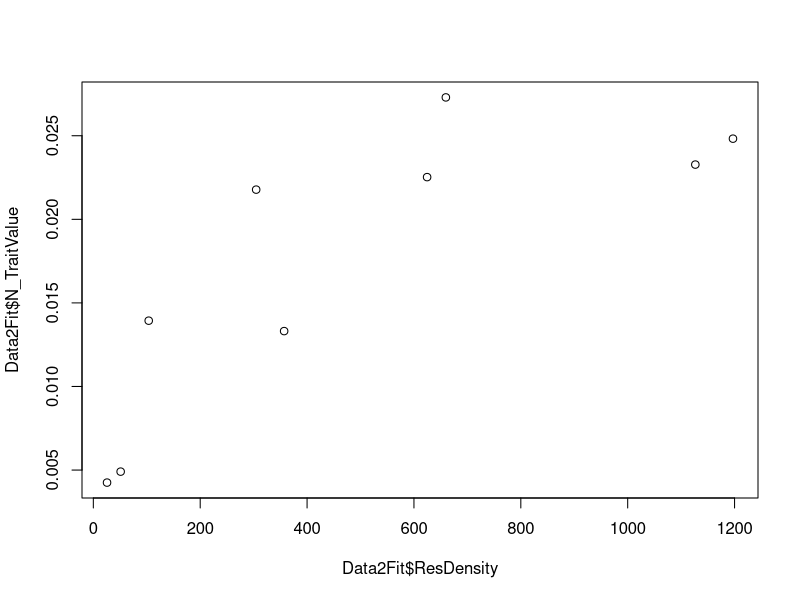
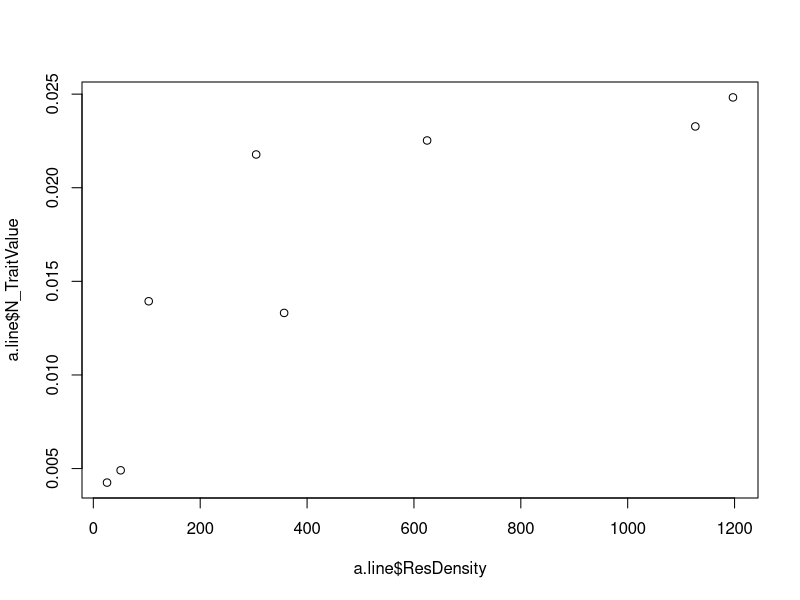
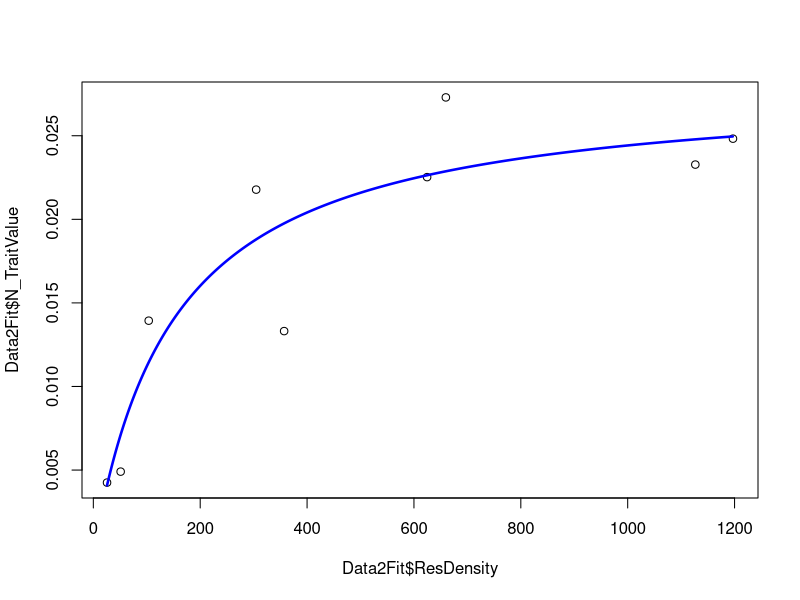
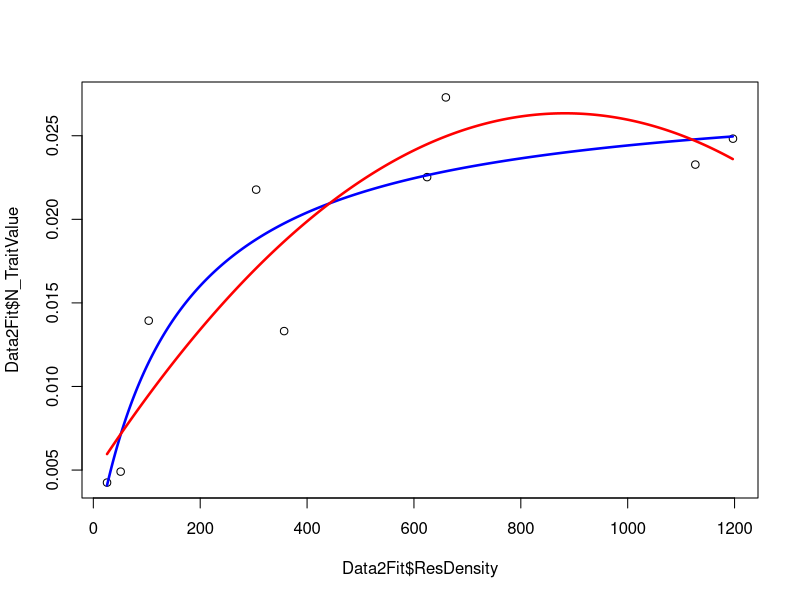

Write the R code that produced these figures, in order. (Note: this script raises an error after producing the figures.)
rm(list=ls()) #Clear global environment
#Set working directory
#setwd("CMEECourseWork/MiniProject/code")
## Required packages
require("minpack.lm")

data <- read.csv('../data/FunResData.csv')
head(data)
Data2Fit <- subset(data, ID == 39982) #One curve

plot(Data2Fit$ResDensity, Data2Fit$N_TraitValue)

dim(Data2Fit) # Get dimensions of curve#Holling type II functional response
#This is making a function of the second model we looked at
powMod <- function(a, h, x) { #These are parameters
  return( (a*x ) / (1+ (h*a*x)))
}

#This is basically cutting the last points of the graph off
# Because a needs to fit to just the slope
h <- max(Data2Fit$N_TraitValue)
a.line <- subset(Data2Fit, N_TraitValue < h)
plot(a.line$ResDensity, a.line$N_TraitValue)
#plot slope/ linear regressopn of cut slope
lm <- summary(lm(N_TraitValue ~ ResDensity, a.line))

# Extracts slope value
a <- lm$coefficients[2]
# h parameter is the maximum of the slope so you take the biggest value
#Not sure this is the best way?
h <- max(Data2Fit$N_TraitValue)

# This was based on the example but values substituted
PowFit <- nlsLM(N_TraitValue ~ powMod(ResDensity, a, h), data = Data2Fit, start = list(a=a, h=h))# optimising a and h values
Lengths <- seq(min(Data2Fit$ResDensity),max(Data2Fit$ResDensity))
coef(PowFit)["a"]
coef(PowFit)["h"]#Apply function on length

Predic2PlotPow <- powMod(Lengths,coef(PowFit)["a"],coef(PowFit)["h"])
plot(Data2Fit$ResDensity, Data2Fit$N_TraitValue)
lines(Lengths, Predic2PlotPow, col = 'blue', lwd = 2.5)# Phenomenological quadratic model

QuaFit <- lm(N_TraitValue ~ poly(ResDensity,2), data = Data2Fit)
Predic2PlotQua <- predict.lm(QuaFit, data.frame(ResDensity = Lengths))
plot(Data2Fit$ResDensity, Data2Fit$N_TraitValue)
lines(Lengths, Predic2PlotPow, col = 'blue', lwd = 2.5)
lines(Lengths, Predic2PlotQua, col = 'red', lwd = 2.5)

AIC(PowFit) - AIC(QuaFit)
#Generalised functional response model
GenMod <- function(x, a, h, q) {return( (a*x^q+1 ) / (1+ (h*a*x^q+1)))}

q = 0.25

GenFit <- nlsLM(N_TraitValue ~ GenMod(ResDensity, a, h, q), data = Data2Fit, start = list(a=a, h=h, q=q))
Predic2PlotPow <- GenMod(Lengths,coef(GenFit)["a"],coef(GenFit)["h"], coef(GenFit)["q"])
plot(Data2Fit$ResDensity, Data2Fit$N_TraitValue)
lines(Lengths, Predic2PlotPow, col = 'red', lwd = 2.5)
